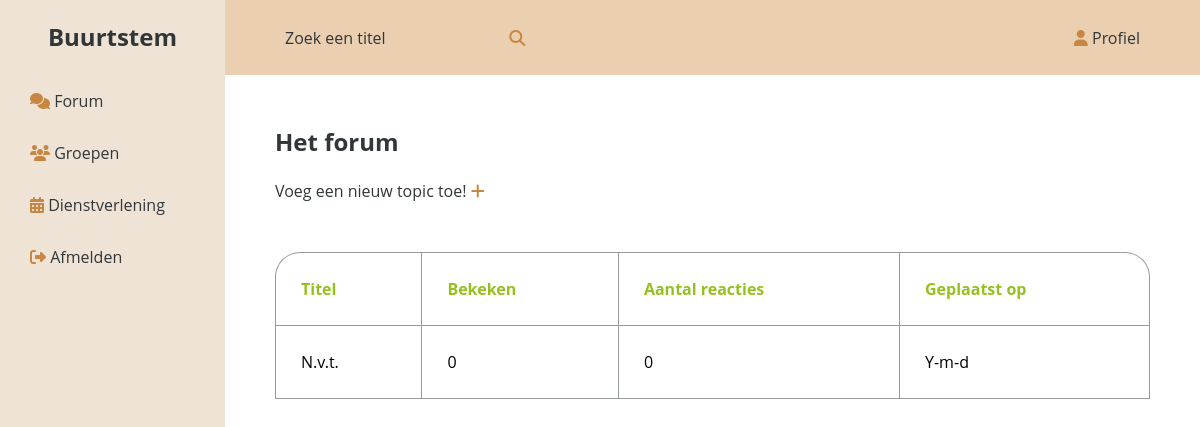
The app's page /forum.php (signed in), older data.
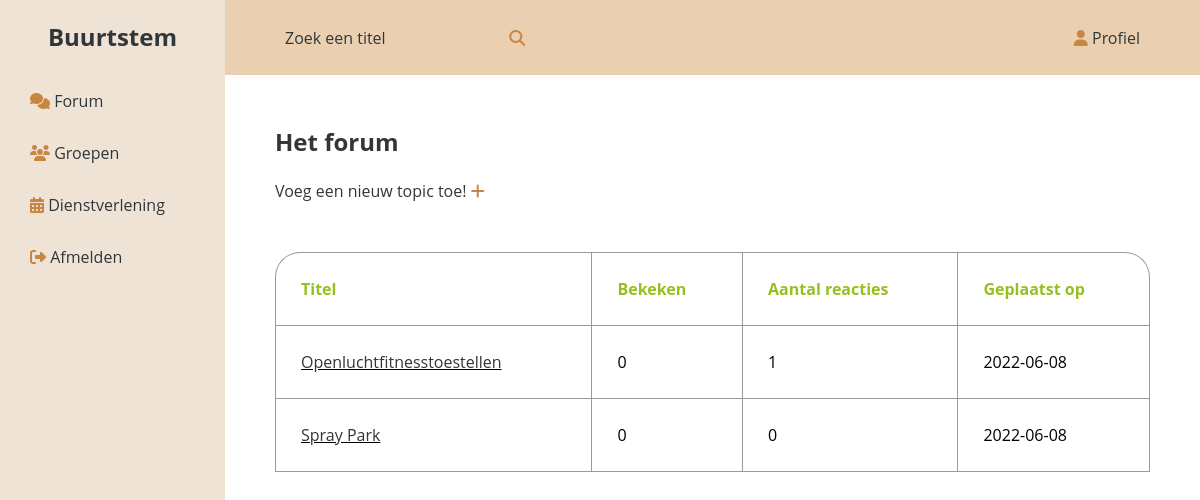
The same page, newer data.
### tables this page shows
CREATE TABLE `topics` (
  `id` int(11) NOT NULL,
  `userId` int(11) NOT NULL,
  `title` varchar(300) NOT NULL,
  `description` text NOT NULL,
  `date` date NOT NULL
);

### classes/Topic.php (called while the page is built, shortened)
<?php
    class Topic {
        public static function getAll() {
            $conn = Db::getInstance();
            $statement = $conn->prepare("select * from topics");
            $statement->execute();
            return $statement->fetchAll(PDO::FETCH_ASSOC);
        }
    }

### classes/Comment.php (called while the page is built, shortened)
<?php
    class Comment {
        public static function countComments($topicId) {
            $conn = DB::getInstance();
            $query = $conn->prepare("select count(id) from comments where topicId = :topicId");
            $query->bindValue(":topicId", $topicId);
            $query->execute();
            $comments = intval($query->fetchColumn());
            return($comments);
        }
    }

### forum.php (the view, shortened to what this page needs)
<?php
    $topics = Topic::getAll();
?><!DOCTYPE html>
<html lang="en">
<head>
    <link rel="stylesheet" href="css/forum.css?v=<?php echo time(); ?>">
</head>
<body>
    <?php include_once("nav.inc.php"); ?>
    <div class="content">
        <h2>Het forum</h2>
        <br>
        <div class="topic">
            <a href="add_topic.php" class="add">Voeg een nieuw topic toe! <i class="fas fa-plus" style="color: #C78743;"></i></a>
        </div>
        <table class="table">
            <thead>
                <tr>
                    <th scope="col">Titel</th>
                    <th scope="col">Bekeken</th>
                    <th scope="col">Aantal reacties</th>
                    <th scope="col">Geplaatst op</th>
                </tr>
            </thead>
            <?php if(!empty($topics)): ?>
                <?php foreach($topics as $topic): ?>
                <?php $countComments = Comment::countComments($topic['id']); ?>
                    <tbody>
                        <tr>
                            <td style="text-decoration: underline"><a href="topic.php?topic=<?php echo $topic["id"]; ?>" class="btn btn-info"><?php echo htmlspecialchars($topic['title']); ?></a></td>
                            <td>0</td>
                            <td><?php echo $countComments ?></td>
                            <td><?php echo htmlspecialchars($topic['date']); ?></td>
                        </tr>
                    </tbody>
                <?php endforeach; ?>
            <?php endif; ?>
            <?php if(empty($topics)): ?>
                <tbody>
                    <tr>
                        <td>N.v.t.</td>
                        <td>0</td>
                        <td>0</td>
                        <td>Y-m-d</td>
                    </tr>
                </tbody>
            <?php endif; ?>
        </table>
    </div>
</body>
</html>

### nav.inc.php
<link rel="stylesheet" href="css/navigation.css?v=<?php echo time(); ?>">
<div class="wrapper">
    <div class="topbar">
        <div class="search-filter">
            <form action="" method="post" class="search-form">
                <input type="text" name="searchbalk" placeholder="Zoek een titel">
                <button type="submit" name="search"><i class="fas fa-search"></i></button>
            </form>
        </div>
        <ul>
            <li>
                <a href="profile.php?user=<?php echo($_SESSION['userId']) ?>" class="profile"><i class="fas fa-user" style="color: #C78743;"></i> Profiel</a>
            </li>
        </ul>
    </div>
    <div class="sidebar">
        <div class="home">
            <h2><a href="buurtstem.php">Buurtstem</a></h2>
        </div>
        <ul>
            <li>
                <a href="forum.php" class="forum"><i class="fas fa-comments" style="color: #C78743;"></i> Forum</a>
            </li>
            <li>
                <a href="groups.php" class="groups"><i class="fas fa-users" style="color: #C78743;"></i> Groepen</a>
            </li>
            <li>
                <a href="service.php" class="service"><i class="fas fa-calendar-alt" style="color: #C78743;"></i> Dienstverlening</a>
            </li>
            <li>
                <a href="logout.php" class="logout"><i class="fas fa-sign-out-alt" style="color: #C78743;"></i> Afmelden</a>
            </li>
        </ul>
    </div>
</div>

### css/forum.css (style rules this page uses)
* { box-sizing: border-box; }
.content { background: white; position: fixed; width: calc(100% - 225px); margin-left: 225px; height: 100%; padding: 50px 50px; }
.content h2 { color: #313639; }
table { margin-top: 50px; border-collapse: separate; border-spacing: 0; width: 100%; }
table tr th, table tr td { border-right: 1px solid rgba(49, 54, 57, 0.5); border-bottom: 1px solid rgba(49, 54, 57, 0.5); padding: 25px; }
table tr th:first-child, table tr td:first-child { border-left: 1px solid rgba(49, 54, 57, 0.5); }
table tr th { background: white; border-top: 1px solid rgba(49, 54, 57, 0.5); text-align: left; color: #95C11F; }
table tr:first-child th:first-child { border-top-left-radius: 25px; }
table tr:first-child th:last-child { border-top-right-radius: 25px; }
a:link { color: #313639; }

### css/navigation.css (style rules this page uses)
* { list-style: none; text-decoration: none; margin: 0; padding: 0; box-sizing: border-box; font-family: 'Open Sans', sans-serif; }
body { background: #f5f6fa; }
.wrapper .sidebar { background: rgba(224, 172, 105, .25); position: fixed; top: 0; left: 0; width: 225px; height: 100%; padding: 20px 0; }
.wrapper .sidebar .home { margin-bottom: 22px; text-align: center; }
.wrapper .sidebar .home h2 a { color: #313639; }
.wrapper .sidebar ul li a { display: block; margin-top: 0; padding: 15px 30px; color: #313639; font-size: 16px; }
.wrapper .topbar { width: calc(100% - 225px); margin-left: 225px; transition: all 0.5s ease; background: rgba(224, 172, 105, .5); height: 75px; display: flex; justify-content: space-between; align-items: center; padding: 0 30px; }
.wrapper .topbar ul li a { padding: 15px 30px; color: #313639; font-size: 16px; }
.topbar .search-filter input[type=text] { width: 225px; padding: 6px; margin-left: 15px; padding-left: 15px; background: transparent; font-size: 16px; border: none; outline: none; }
.topbar .search-filter input[type=text]::placeholder { color: #313639; }
.topbar .search-filter button { padding: 6px 10px; color: #C78743; background: transparent; font-size: 16px; border: none; cursor: pointer; }

Row changes from the older to the newer data that the page shows:
added topics: title "Openluchtfitnesstoestellen", id "1", date "2022-06-08"
added topics: title "Spray Park", countComments "0", date "2022-06-08"
Text that changed along with them:
text no longer shown: "N.v.t. 0 0 Y-m-d"
